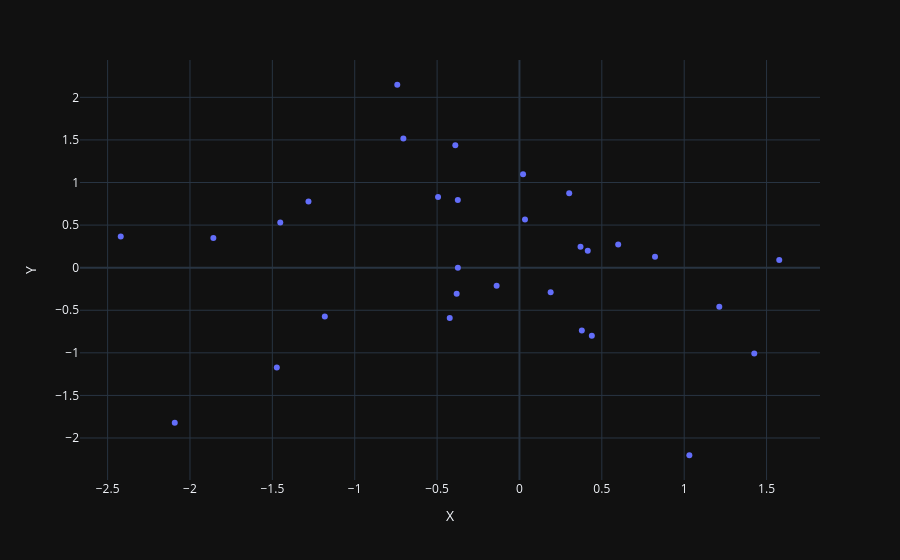

The cell this chart's notebook holds for it:
### Markdown cell above
Here is a plot of the points:

### Code cell
fig = px.scatter(dfPoints, x="X", y="Y", template="plotly_dark")
fig.show()

### Figure 1 — Plotly figure (JSON) as saved in the notebook; plotly's stock layout.template omitted (floating-point values rounded to 4 significant figures)
{"data": [{"hovertemplate": "X=%{x}<br>Y=%{y}<extra></extra>", "legendgroup": "", "marker": {"color": "#636efa", "symbol": "circle"}, "mode": "markers", "name": "", "orientation": "v", "showlegend": false, "type": "scatter", "x": [-0.3811, 0.03357, -2.092, 0.4146, 1.425, -1.452, -0.3739, -0.1386, -1.281, 0.3787, -1.182, -1.473, -1.858, 0.302, -0.4232, 1.213, -0.7416, -0.7047, 0.4394, 0.5995, 0.3706, 1.031, 1.577, -2.42, 0.1894, -0.3742, -0.3893, 0.02191, 0.8229, -0.494], "xaxis": "x", "y": [-0.3056, 0.5649, -1.822, 0.1988, -1.009, 0.5292, -0.0008867, -0.2124, 0.778, -0.737, -0.5724, -1.172, 0.3479, 0.8738, -0.5903, -0.4582, 2.148, 1.515, -0.7988, 0.2714, 0.2456, -2.203, 0.08989, 0.3667, -0.2891, 0.7937, 1.439, 1.097, 0.1296, 0.8284], "yaxis": "y"}], "layout": {"legend": {"tracegroupgap": 0}, "margin": {"t": 60}, "xaxis": {"anchor": "y", "domain": [0, 1], "title": {"text": "X"}}, "yaxis": {"anchor": "x", "domain": [0, 1], "title": {"text": "Y"}}}}
